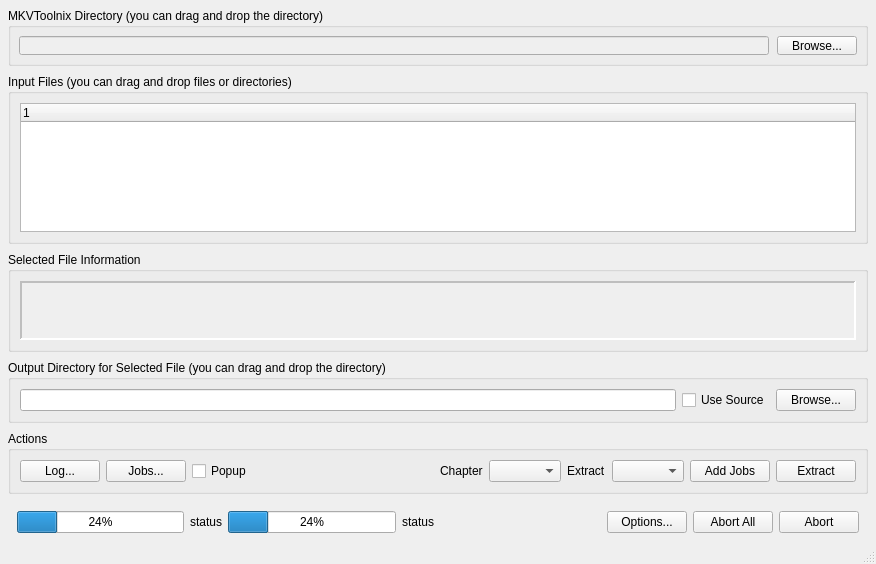
<?xml version="1.0" encoding="UTF-8"?>
<ui version="4.0">
    <class>MainWindow</class>
    <widget class="QMainWindow" name="MainWindow">
        <property name="geometry">
            <rect>
                <x>0</x>
                <y>0</y>
                <width>876</width>
                <height>564</height>
            </rect>
        </property>
        <property name="windowTitle">
            <string>MainWindow</string>
        </property>
        <widget class="QWidget" name="centralwidget">
            <property name="sizePolicy">
                <sizepolicy hsizetype="Preferred" vsizetype="Preferred">
                    <horstretch>0</horstretch>
                    <verstretch>0</verstretch>
                </sizepolicy>
            </property>
            <layout class="QVBoxLayout" name="verticalLayout_2">
                <property name="spacing">
                    <number>8</number>
                </property>
                <property name="leftMargin">
                    <number>8</number>
                </property>
                <property name="topMargin">
                    <number>8</number>
                </property>
                <property name="rightMargin">
                    <number>8</number>
                </property>
                <property name="bottomMargin">
                    <number>0</number>
                </property>
                <item>
                    <widget class="QGroupBox" name="grpConfig">
                        <property name="sizePolicy">
                            <sizepolicy hsizetype="Preferred" vsizetype="Preferred">
                                <horstretch>0</horstretch>
                                <verstretch>0</verstretch>
                            </sizepolicy>
                        </property>
                        <property name="maximumSize">
                            <size>
                                <width>16777215</width>
                                <height>58</height>
                            </size>
                        </property>
                        <property name="acceptDrops">
                            <bool>true</bool>
                        </property>
                        <property name="autoFillBackground">
                            <bool>false</bool>
                        </property>
                        <property name="title">
                            <string>MKVToolnix Directory (you can drag and drop the directory)</string>
                        </property>
                        <property name="flat">
                            <bool>false</bool>
                        </property>
                        <property name="checkable">
                            <bool>false</bool>
                        </property>
                        <layout class="QHBoxLayout" name="horizontalLayout">
                            <property name="spacing">
                                <number>8</number>
                            </property>
                            <property name="sizeConstraint">
                                <enum>QLayout::SetDefaultConstraint</enum>
                            </property>
                            <property name="leftMargin">
                                <number>8</number>
                            </property>
                            <property name="topMargin">
                                <number>8</number>
                            </property>
                            <property name="rightMargin">
                                <number>8</number>
                            </property>
                            <property name="bottomMargin">
                                <number>8</number>
                            </property>
                            <item>
                                <widget class="QLineEdit" name="txtMKVToolnixPath">
                                    <property name="enabled">
                                        <bool>false</bool>
                                    </property>
                                    <property name="text">
                                        <string notr="true"/>
                                    </property>
                                    <property name="readOnly">
                                        <bool>true</bool>
                                    </property>
                                </widget>
                            </item>
                            <item>
                                <widget class="QPushButton" name="btnBrowseMKVToolnixPath">
                                    <property name="text">
                                        <string>Browse...</string>
                                    </property>
                                </widget>
                            </item>
                        </layout>
                    </widget>
                </item>
                <item>
                    <widget class="QGroupBox" name="groupBox">
                        <property name="title">
                            <string>Input Files (you can drag and drop files or directories)</string>
                        </property>
                        <layout class="QVBoxLayout" name="verticalLayout">
                            <item>
                                <widget class="QTreeWidget" name="treeWidget">
                                    <column>
                                        <property name="text">
                                            <string notr="true">1</string>
                                        </property>
                                    </column>
                                </widget>
                            </item>
                        </layout>
                    </widget>
                </item>
                <item>
                    <widget class="QGroupBox" name="groupBox_2">
                        <property name="maximumSize">
                            <size>
                                <width>16777215</width>
                                <height>100</height>
                            </size>
                        </property>
                        <property name="title">
                            <string>Selected File Information</string>
                        </property>
                        <layout class="QVBoxLayout" name="verticalLayout_3">
                            <item>
                                <widget class="QTextEdit" name="textEdit">
                                    <property name="enabled">
                                        <bool>false</bool>
                                    </property>
                                    <property name="frameShape">
                                        <enum>QFrame::Panel</enum>
                                    </property>
                                    <property name="lineWidth">
                                        <number>2</number>
                                    </property>
                                    <property name="midLineWidth">
                                        <number>0</number>
                                    </property>
                                    <property name="readOnly">
                                        <bool>true</bool>
                                    </property>
                                </widget>
                            </item>
                        </layout>
                    </widget>
                </item>
                <item>
                    <widget class="QGroupBox" name="groupBox_3">
                        <property name="title">
                            <string>Output Directory for Selected File (you can drag and drop the directory)</string>
                        </property>
                        <layout class="QHBoxLayout" name="horizontalLayout_2">
                            <item>
                                <widget class="QLineEdit" name="lineEdit_2"/>
                            </item>
                            <item>
                                <widget class="QCheckBox" name="checkBox">
                                    <property name="text">
                                        <string>Use Source</string>
                                    </property>
                                    <property name="checked">
                                        <bool>false</bool>
                                    </property>
                                </widget>
                            </item>
                            <item>
                                <widget class="QPushButton" name="pushButton_2">
                                    <property name="text">
                                        <string>Browse...</string>
                                    </property>
                                </widget>
                            </item>
                        </layout>
                    </widget>
                </item>
                <item>
                    <widget class="QGroupBox" name="groupBox_4">
                        <property name="title">
                            <string>Actions</string>
                        </property>
                        <layout class="QHBoxLayout" name="horizontalLayout_3">
                            <item>
                                <widget class="QPushButton" name="pushButton_3">
                                    <property name="text">
                                        <string>Log...</string>
                                    </property>
                                </widget>
                            </item>
                            <item>
                                <widget class="QPushButton" name="pushButton_4">
                                    <property name="text">
                                        <string>Jobs...</string>
                                    </property>
                                </widget>
                            </item>
                            <item>
                                <widget class="QCheckBox" name="checkBox_2">
                                    <property name="text">
                                        <string>Popup</string>
                                    </property>
                                </widget>
                            </item>
                            <item>
                                <spacer name="horizontalSpacer">
                                    <property name="orientation">
                                        <enum>Qt::Horizontal</enum>
                                    </property>
                                    <property name="sizeHint" stdset="0">
                                        <size>
                                            <width>40</width>
                                            <height>20</height>
                                        </size>
                                    </property>
                                </spacer>
                            </item>
                            <item>
                                <widget class="QLabel" name="label">
                                    <property name="text">
                                        <string>Chapter</string>
                                    </property>
                                </widget>
                            </item>
                            <item>
                                <widget class="QComboBox" name="cmbChapterType"/>
                            </item>
                            <item>
                                <widget class="QLabel" name="label_2">
                                    <property name="text">
                                        <string>Extract</string>
                                    </property>
                                </widget>
                            </item>
                            <item>
                                <widget class="QComboBox" name="cmbExtractionMode"/>
                            </item>
                            <item>
                                <widget class="QPushButton" name="pushButton_5">
                                    <property name="text">
                                        <string>Add Jobs</string>
                                    </property>
                                </widget>
                            </item>
                            <item>
                                <widget class="QPushButton" name="pushButton_6">
                                    <property name="text">
                                        <string>Extract</string>
                                    </property>
                                </widget>
                            </item>
                        </layout>
                    </widget>
                </item>
                <item>
                    <widget class="QWidget" name="widget" native="true">
                        <property name="layoutDirection">
                            <enum>Qt::LeftToRight</enum>
                        </property>
                        <layout class="QHBoxLayout" name="horizontalLayout_4">
                            <property name="sizeConstraint">
                                <enum>QLayout::SetDefaultConstraint</enum>
                            </property>
                            <item>
                                <widget class="QProgressBar" name="progressBar_2">
                                    <property name="value">
                                        <number>24</number>
                                    </property>
                                </widget>
                            </item>
                            <item>
                                <widget class="QLabel" name="label_4">
                                    <property name="text">
                                        <string>status</string>
                                    </property>
                                </widget>
                            </item>
                            <item>
                                <widget class="QProgressBar" name="progressBar">
                                    <property name="value">
                                        <number>24</number>
                                    </property>
                                </widget>
                            </item>
                            <item>
                                <widget class="QLabel" name="label_3">
                                    <property name="text">
                                        <string>status</string>
                                    </property>
                                </widget>
                            </item>
                            <item>
                                <spacer name="horizontalSpacer_2">
                                    <property name="orientation">
                                        <enum>Qt::Horizontal</enum>
                                    </property>
                                    <property name="sizeHint" stdset="0">
                                        <size>
                                            <width>40</width>
                                            <height>20</height>
                                        </size>
                                    </property>
                                </spacer>
                            </item>
                            <item>
                                <widget class="QPushButton" name="btnOptions">
                                    <property name="text">
                                        <string>Options...</string>
                                    </property>
                                </widget>
                            </item>
                            <item>
                                <widget class="QPushButton" name="btnAbortAll">
                                    <property name="text">
                                        <string>Abort All</string>
                                    </property>
                                </widget>
                            </item>
                            <item>
                                <widget class="QPushButton" name="btnAbort">
                                    <property name="text">
                                        <string>Abort</string>
                                    </property>
                                    <property name="autoDefault">
                                        <bool>true</bool>
                                    </property>
                                    <property name="default">
                                        <bool>false</bool>
                                    </property>
                                    <property name="flat">
                                        <bool>false</bool>
                                    </property>
                                </widget>
                            </item>
                        </layout>
                    </widget>
                </item>
            </layout>
        </widget>
        <widget class="QStatusBar" name="statusBar"/>
    </widget>
    <resources/>
    <connections>
        <connection>
            <sender>btnBrowseMKVToolnixPath</sender>
            <signal>clicked()</signal>
            <receiver>MainWindow</receiver>
            <slot>btnBrowseMKVToolnixPath_clicked()</slot>
            <hints>
                <hint type="sourcelabel">
                    <x>819</x>
                    <y>46</y>
                </hint>
                <hint type="destinationlabel">
                    <x>925</x>
                    <y>156</y>
                </hint>
            </hints>
        </connection>
        <connection>
            <sender>cmbChapterType</sender>
            <signal>currentIndexChanged(int)</signal>
            <receiver>MainWindow</receiver>
            <slot>cmbChapterType_currentIndexChanged(int)</slot>
            <hints>
                <hint type="sourcelabel">
                    <x>550</x>
                    <y>470</y>
                </hint>
                <hint type="destinationlabel">
                    <x>873</x>
                    <y>450</y>
                </hint>
            </hints>
        </connection>
    </connections>
    <slots>
        <slot>btnBrowseMKVToolnixPath_clicked()</slot>
        <slot>cmbChapterType_currentIndexChanged(int)</slot>
    </slots>
</ui>
